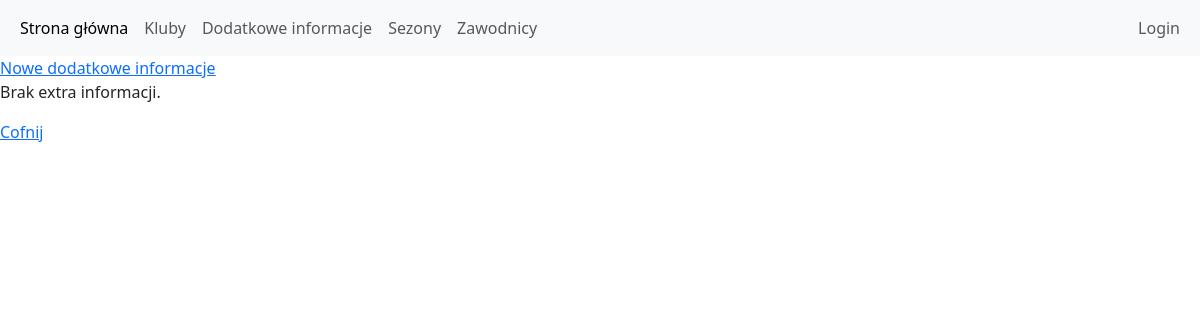
Page /kluby/portal/extra_wszystkie/ on the earlier database version.
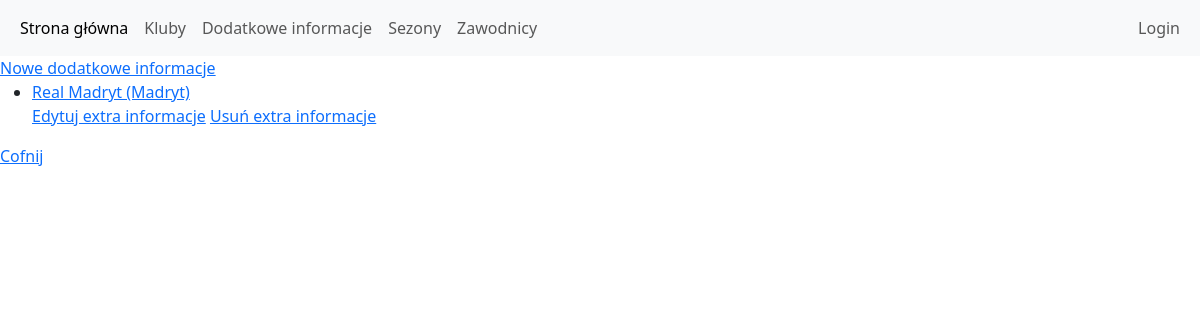
Same page on the later database version.
### kluby/models.py (models this page shows, shortened)
class ExtraInfo(models.Model):
    LIGA = {
        (0, 'Bundesliga'),
        (1, 'Premier League'),
        (2, 'Serie A'),
        (3, 'La Liga'),
        (4, 'Ekstraklasa')
    }
    liga = models.PositiveSmallIntegerField(choices=LIGA, null=True, blank=True)
    wartosc_zespolu = models.DecimalField(max_digits=9, decimal_places=3, null=True, blank=True)
    trener = models.CharField(max_length=50, blank=True, null=True)
    klub = models.OneToOneField(Klub, on_delete=models.CASCADE, null=True, blank=True)

class Klub(models.Model):
    nazwa = models.CharField(max_length=64, blank=False, unique=True)
    miasto = models.CharField(max_length=64, blank=True, unique=False)
    rok_powstania = models.PositiveSmallIntegerField(null=True, blank=True)
    opis = models.TextField(default="")
    def __str__(self):
        return "{} ({})".format(self.nazwa, self.miasto)

### kluby/views.py (the view)
# urls.py: path('portal/extra_wszystkie/',extra_wszystkie, name='extra_wszystkie'),
def extra_wszystkie(request):
    extra = ExtraInfo.objects.all()
    context = {'extra': extra}
    return render(request, 'extra_info/wszystkie.html', context)

### templates/extra_info/wszystkie.html (shortened to what this page needs)
{% extends 'main/portal.html' %}
{% block strona %}
<a href="{% url 'extra_nowy' %}">Nowe dodatkowe informacje</a>
{% if extra %}
    <ul>
    {% for info in extra %}
        <li><a href="/kluby/portal/extra_szczegoly/{{ info.id }}/">{{ info.klub }}</a></li>
        <a href="/kluby/portal/extra_edytuj/{{ info.id }}/" >Edytuj extra informacje</a>
        <a href="/kluby/portal/extra_usun/{{ info.id }}/" >Usuń extra informacje</a>
    {% endfor %}
    </ul>
{% else %}
    <p>Brak extra informacji.</p>
{% endif %}
<a href="{% url 'portal' %}">Cofnij</a>
{% endblock %}

Differences in the rows shown:
added ExtraInfo: klub "Real Madryt (Madryt)"
Other differences:
text no longer shown: "Brak extra informacji."
